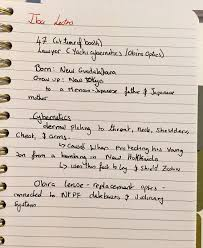
#> input picture imageprocessor2/test_images/handwriting.jpeg, 203 x 248 px, found by its file name; its folder holds only this picture in this run
$ python test_type_handwriting.py
#> lines starting #> are read from the running program, lines starting #| are printed output that depends on the picture; after the words box and inside, x2 and y2 are one past the last pixel; in counts of white or black regions, pixels touching at a corner belong together
### imageprocessor2/processors/text_type_detector.py
import cv2
import numpy as np

def _calculate_contour_complexity(image_path: str) -> float:
    """Internal helper to calculate average contour complexity from image."""
    img = cv2.imread(image_path)
#> img is the input picture: shape (248, 203, 3); mean B, G, R 184, 195.5, 208.5
    if img is None:
        raise FileNotFoundError(f"Image not found: {image_path}")

    gray = cv2.cvtColor(img, cv2.COLOR_BGR2GRAY)
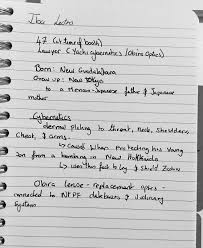
#> gray: shape (248, 203); min 2, max 253, mean 198.1
    _, thresh = cv2.threshold(gray, 0, 255, cv2.THRESH_BINARY_INV + cv2.THRESH_OTSU)
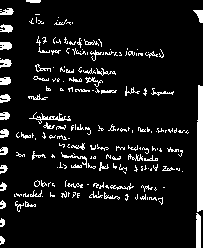
#> thresh: shape (248, 203); 9.1% white; 196 white regions (131 under 20 px)

    contours, _ = cv2.findContours(thresh, cv2.RETR_EXTERNAL, cv2.CHAIN_APPROX_SIMPLE)
#> contours = 196 contours, 166 with area under 20; largest, box (x1, y1, x2, y2) and area: (197, 85, 203, 212) 587, (196, 213, 201, 248) 130, (29, 112, 71, 124) 64, (0, 42, 12, 50) 62, (0, 77, 11, 85) 59

    complexities = [
        len(c) / max(1.0, cv2.contourArea(c))
        for c in contours
        if cv2.contourArea(c) > 20
    ]
#> complexities = 29 values, max 2.24 at index 21, min 0.0239 at index 18, mean 0.829

    if not complexities:
        return 0.0

    return float(np.mean(complexities))


def is_handwritten(image_path: str, threshold: float = 0.12) -> bool:
    """
    Returns True if the image is likely to contain handwritten text.
    """
    complexity = _calculate_contour_complexity(image_path)
#> complexity = 0.829
    return complexity > threshold


# [5 lines left out: function is_typed, not called in this run]


# Optional CLI test
# [8 lines that do not run on import are left out]

### imageprocessor2/processors/test_type_handwriting.py

import os
from text_type_detector import is_handwritten, is_typed

def run_tests(image_dir="/home/frea/FREA/imageprocessor2/test_images"):
    supported_extensions = (".jpg", ".jpeg", ".png")

    if not os.path.isdir(image_dir):
        print(f"❌ Directory not found: {image_dir}")
        return

    image_files = [
        f for f in os.listdir(image_dir)
        if f.lower().endswith(supported_extensions)
    ]

    if not image_files:
        print("⚠️ No images found in the directory.")
        return

    for filename in image_files:
        path = os.path.join(image_dir, filename)
        try:
            if is_handwritten(path):
                result = "🖋 Handwritten"
#> result = '🖋 Handwritten'
            elif is_typed(path):
                result = "⌨️ Typed"
            else:
                result = "❓ Unknown"
            print(f"{filename}: {result}")
#| handwriting.jpeg: 🖋 Handwritten
        except Exception as e:
            print(f"{filename}: ❌ Error - {e}")

if __name__ == "__main__":
    run_tests("/home/frea/FREA/imageprocessor2/test_images")
